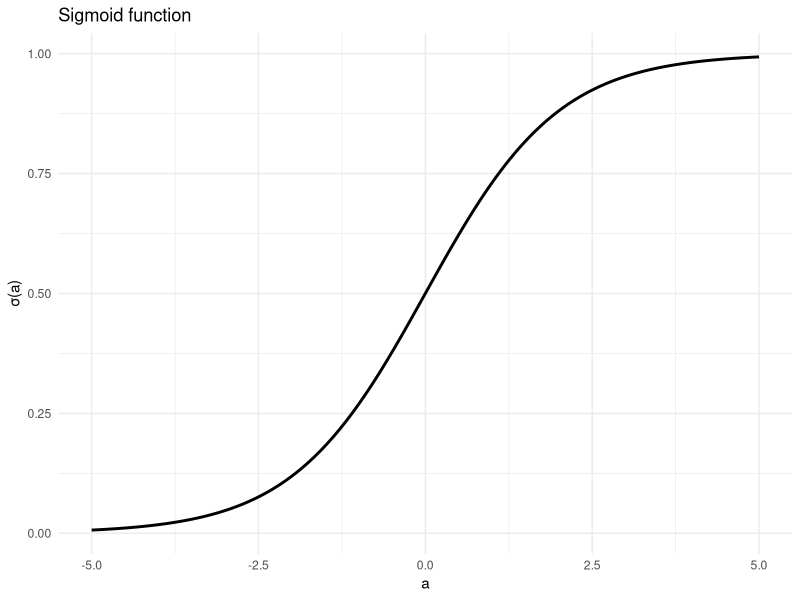
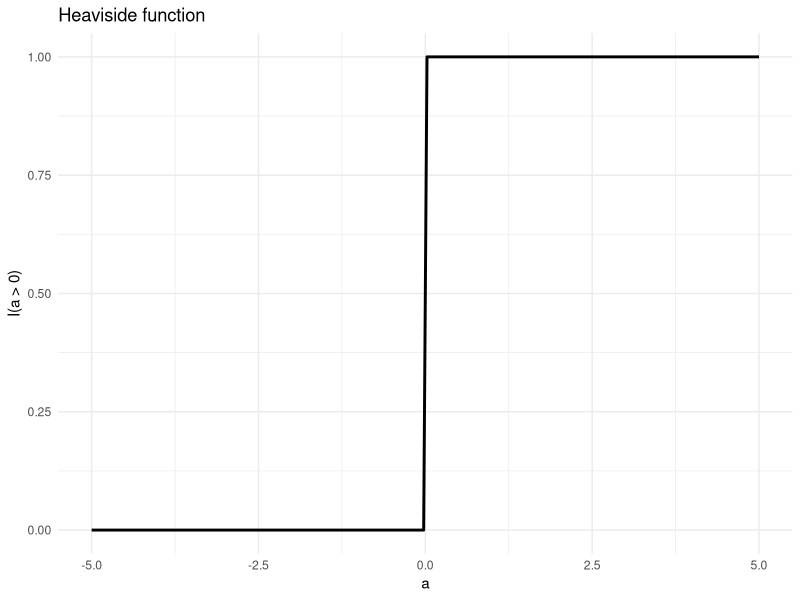
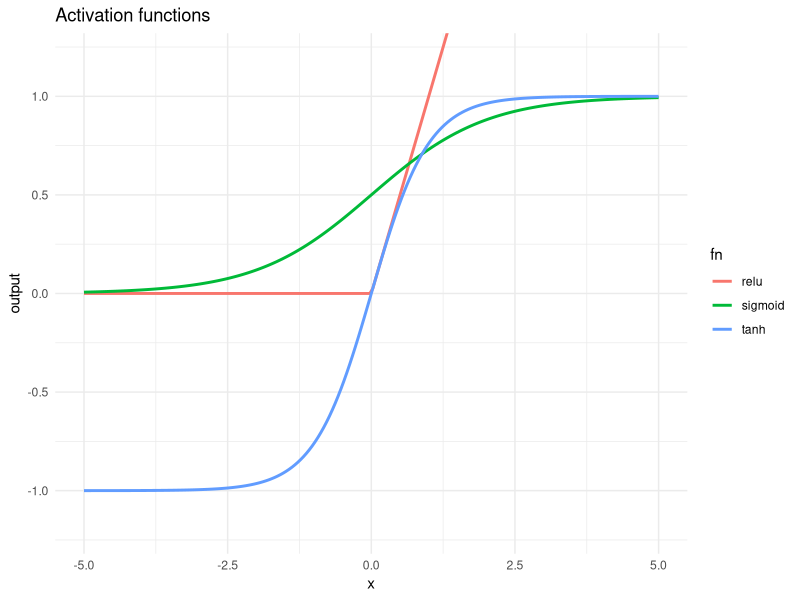
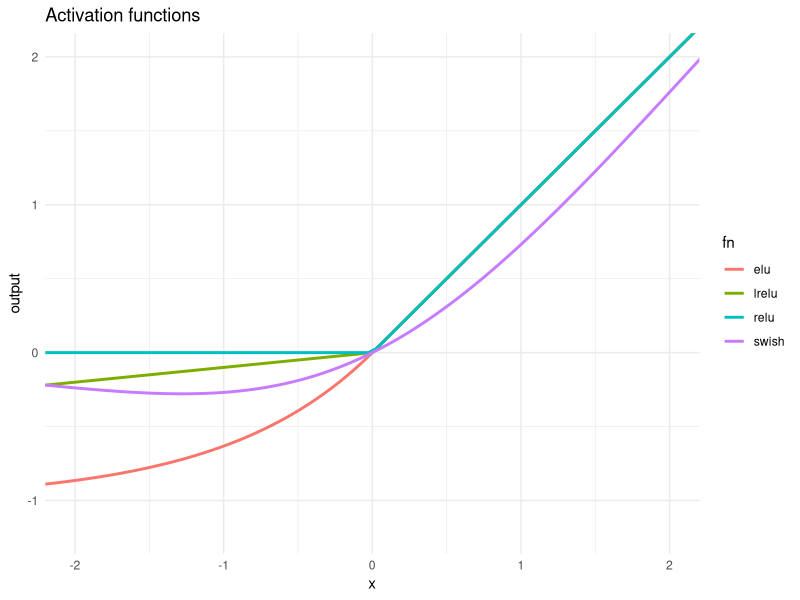
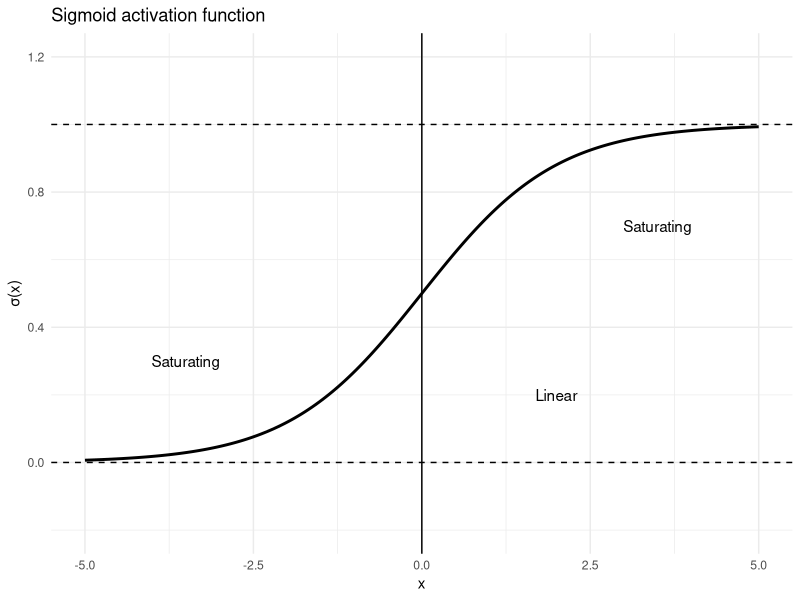

The R source for these figures, in order:
library(tidyverse)

# -----------------------------
# Activation functions
# -----------------------------
sigmoid <- function(x) 1 / (1 + exp(-x))
relu <- function(x) pmax(0, x)
heaviside <- function(x) as.numeric(x > 0)
softplus <- function(x) log(1 + exp(x))
lrelu <- function(x, lambda = 0.1) pmax(lambda * x, x)
elu <- function(x, alpha = 1) ifelse(
  x < 0,
  alpha * (exp(x) - 1),
  x
)
swish <- function(x) x * sigmoid(x)

# -----------------------------
# Grid
# -----------------------------
x <- seq(-5, 5, length.out = 200)

# -----------------------------
# Sigmoid
# -----------------------------
tibble(x = x) |>
  mutate(y = sigmoid(x)) |>
  ggplot(aes(x, y)) +
  geom_line(linewidth = 1) +
  labs(title = "Sigmoid function", x = "a", y = "σ(a)") +
  theme_minimal()

# -----------------------------
# Heaviside
# -----------------------------
tibble(x = x) |>
  mutate(y = heaviside(x)) |>
  ggplot(aes(x, y)) +
  geom_line(linewidth = 1) +
  labs(title = "Heaviside function", x = "a", y = "I(a > 0)") +
  theme_minimal()

# -----------------------------
# Sigmoid vs Tanh vs ReLU
# -----------------------------
tibble(x = x) |>
  mutate(
    sigmoid = sigmoid(x),
    tanh = tanh(x),
    relu = relu(x)
  ) |>
  pivot_longer(-x, names_to = "fn", values_to = "y") |>
  ggplot(aes(x, y, color = fn)) +
  geom_line(linewidth = 1) +
  coord_cartesian(xlim = c(-5, 5), ylim = c(-1.2, 1.2)) +
  labs(title = "Activation functions", x = "x", y = "output") +
  theme_minimal()

# -----------------------------
# ReLU family
# -----------------------------
tibble(x = x) |>
  mutate(
    relu = relu(x),
    lrelu = lrelu(x),
    elu = elu(x),
    swish = swish(x)
  ) |>
  pivot_longer(-x, names_to = "fn", values_to = "y") |>
  ggplot(aes(x, y, color = fn)) +
  geom_line(linewidth = 1) +
  coord_cartesian(xlim = c(-2, 2), ylim = c(-1.2, 2)) +
  labs(title = "Activation functions", x = "x", y = "output") +
  theme_minimal()

# -----------------------------
# Sigmoid saturation plot
# -----------------------------
tibble(x = seq(-5, 5, length.out = 200)) |>
  mutate(y = sigmoid(x)) |>
  ggplot(aes(x, y)) +
  geom_line(linewidth = 1) +
  geom_hline(yintercept = c(0, 1), linetype = "dashed") +
  geom_vline(xintercept = 0) +
  annotate("text", x = 3.5, y = 0.7, label = "Saturating") +
  annotate("text", x = -3.5, y = 0.3, label = "Saturating") +
  annotate("text", x = 2, y = 0.2, label = "Linear") +
  coord_cartesian(xlim = c(-5, 5), ylim = c(-0.2, 1.2)) +
  labs(title = "Sigmoid activation function", x = "x", y = "σ(x)") +
  theme_minimal()
